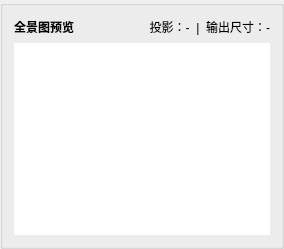
         <widget class="QGroupBox" name="groupBoxMosaicBatchPreview">
          <property name="title">
           <string/>
          </property>
          <layout class="QVBoxLayout" name="verticalLayoutMosaicBatchPreview">
           <item>
            <layout class="QHBoxLayout" name="horizontalLayoutMosaicBatchPreviewHeader">
             <item>
              <widget class="QLabel" name="labelMosaicBatchPreviewTitle">
               <property name="font">
                <font>
                 <weight>75</weight>
                 <bold>true</bold>
                </font>
               </property>
               <property name="text">
                <string>全景图预览</string>
               </property>
              </widget>
             </item>
             <item>
              <spacer name="horizontalSpacerMosaicBatchPreviewHeader">
               <property name="orientation">
                <enum>Qt::Horizontal</enum>
               </property>
               <property name="sizeHint" stdset="0">
                <size>
                 <width>40</width>
                 <height>20</height>
                </size>
               </property>
              </spacer>
             </item>
             <item>
              <widget class="QLabel" name="labelMosaicBatchPreviewInfo">
               <property name="sizePolicy">
                <sizepolicy hsizetype="Expanding" vsizetype="Preferred">
                 <horstretch>0</horstretch>
                 <verstretch>0</verstretch>
                </sizepolicy>
               </property>
               <property name="text">
                <string>投影：-  |  输出尺寸：-</string>
               </property>
               <property name="alignment">
                <set>Qt::AlignRight|Qt::AlignTrailing|Qt::AlignVCenter</set>
               </property>
              </widget>
             </item>
            </layout>
           </item>
           <item>
            <widget class="QGraphicsView" name="mosaicBatchPreviewView">
             <property name="frameShape">
              <enum>QFrame::NoFrame</enum>
             </property>
             <property name="backgroundBrush">
              <brush brushstyle="SolidPattern">
               <color alpha="255">
                <red>16</red>
                <green>18</green>
                <blue>22</blue>
               </color>
              </brush>
             </property>
             <property name="dragMode">
              <enum>QGraphicsView::NoDrag</enum>
             </property>
             <property name="renderHints">
              <set>QPainter::Antialiasing|QPainter::SmoothPixmapTransform|QPainter::TextAntialiasing</set>
             </property>
             <property name="resizeAnchor">
              <enum>QGraphicsView::AnchorViewCenter</enum>
             </property>
             <property name="transformationAnchor">
              <enum>QGraphicsView::AnchorViewCenter</enum>
             </property>
             <property name="horizontalScrollBarPolicy">
              <enum>Qt::ScrollBarAlwaysOff</enum>
             </property>
             <property name="verticalScrollBarPolicy">
              <enum>Qt::ScrollBarAlwaysOff</enum>
             </property>
            </widget>
           </item>
          </layout>
         </widget>
